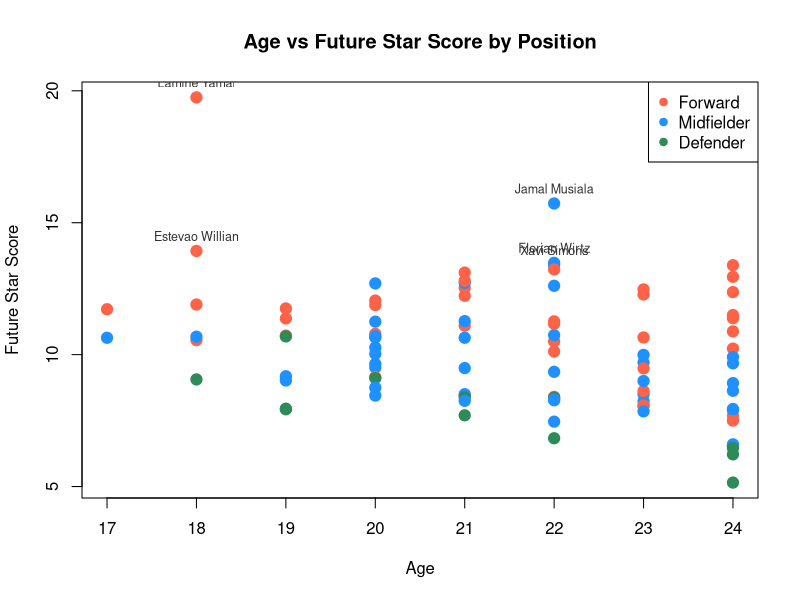
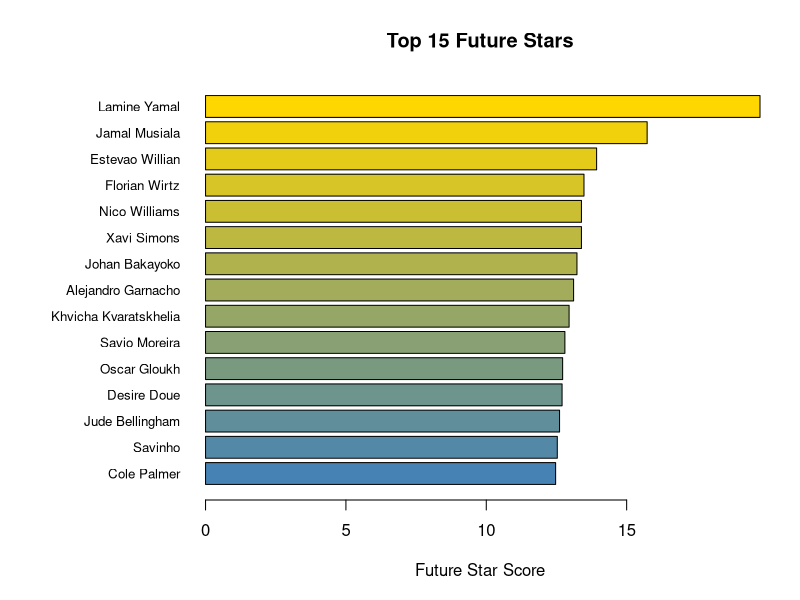
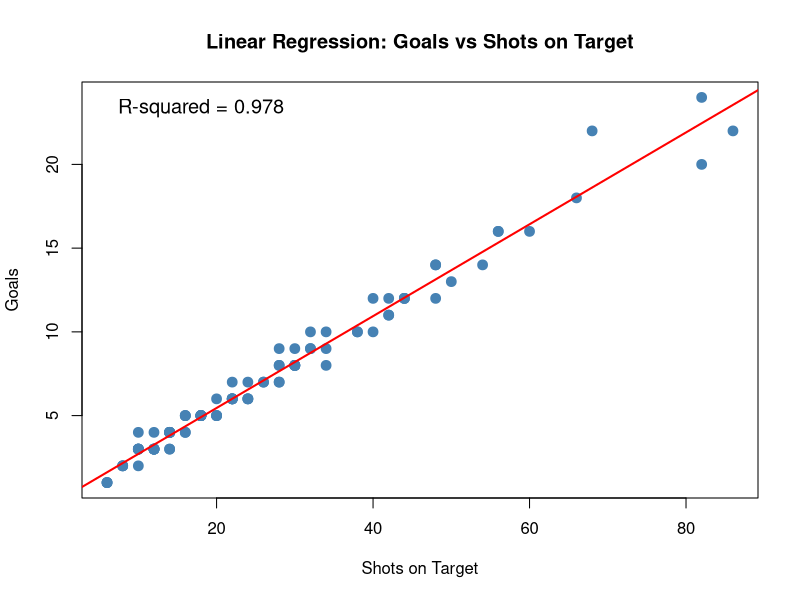

Write the R code that produced these figures, in order.
# ============================================================
# Future Stars - Data Analysis (R Script)
# ============================================================
# Loads cleaned young player data and performs:
#   1. Exploratory Data Analysis (EDA)
#   2. Scatter Plot: Age vs Future Star Score
#   3. Bar Chart: Top 15 Future Stars
#   4. Linear Regression: Predict Goals from Shots on Target
# ============================================================

cat("Loading cleaned data...\n")
data <- read.csv("output/cleaned_future_stars.csv", stringsAsFactors = FALSE)
cat("Loaded", nrow(data), "players.\n\n")

# ---- 1. EDA ----
cat("=============================================\n")
cat("  EXPLORATORY DATA ANALYSIS\n")
cat("=============================================\n\n")

cat("--- Summary Statistics ---\n")
summary(data[, c("Age", "Goals", "Assists", "MinutesPlayed", "FutureStarScore")])

cat("\n--- Top 15 Players by Future Star Score ---\n")
top15 <- data[order(-data$FutureStarScore), ][1:15, c("Name", "Age", "Club", "FutureStarScore")]
print(top15, row.names = FALSE)

# ---- 2. Scatter Plot: Age vs Future Star Score ----
cat("\nGenerating scatter plot...\n")
png("output/scatter_age_vs_score.png", width = 900, height = 600)

positions <- data$Position
colors <- ifelse(positions %in% c("CF", "RW", "LW"), "tomato",
           ifelse(positions %in% c("AM", "CM", "DM"), "dodgerblue", "seagreen"))

plot(
  data$Age, data$FutureStarScore,
  col = colors, pch = 19, cex = 1.5,
  xlab = "Age",
  ylab = "Future Star Score",
  main = "Age vs Future Star Score by Position"
)

# Label top 5
top5 <- data[order(-data$FutureStarScore), ][1:5, ]
text(top5$Age, top5$FutureStarScore, labels = top5$Name,
     pos = 3, cex = 0.75, col = "gray20")

legend("topright",
  legend = c("Forward", "Midfielder", "Defender"),
  col = c("tomato", "dodgerblue", "seagreen"), pch = 19
)

dev.off()
cat("  Saved: output/scatter_age_vs_score.png\n")

# ---- 3. Bar Chart: Top 15 Future Stars ----
cat("Generating bar chart...\n")
top15_sorted <- top15[order(top15$FutureStarScore), ]

png("output/bar_top_future_stars.png", width = 900, height = 650)

par(mar = c(5, 10, 4, 2))
barplot(
  top15_sorted$FutureStarScore,
  names.arg = top15_sorted$Name,
  col = colorRampPalette(c("steelblue", "gold"))(15),
  main = "Top 15 Future Stars",
  xlab = "Future Star Score",
  horiz = TRUE,
  las = 1,
  cex.names = 0.8
)

dev.off()
cat("  Saved: output/bar_top_future_stars.png\n")

# ---- 4. Linear Regression ----
cat("\n=============================================\n")
cat("  LINEAR REGRESSION: Goals ~ ShotsOnTarget\n")
cat("=============================================\n\n")

model <- lm(Goals ~ ShotsOnTarget, data = data)
print(summary(model))

png("output/regression_goals_vs_shots.png", width = 900, height = 600)

plot(
  data$ShotsOnTarget, data$Goals,
  col = "steelblue", pch = 19, cex = 1.3,
  xlab = "Shots on Target",
  ylab = "Goals",
  main = "Linear Regression: Goals vs Shots on Target"
)
abline(model, col = "red", lwd = 2)

r_sq <- round(summary(model)$r.squared, 3)
legend("topleft",
  legend = paste("R-squared =", r_sq),
  bty = "n", cex = 1.2
)

dev.off()
cat("  Saved: output/regression_goals_vs_shots.png\n")

cat("\n=============================================\n")
cat("  Analysis Complete! Check output/ folder.\n")
cat("=============================================\n")
